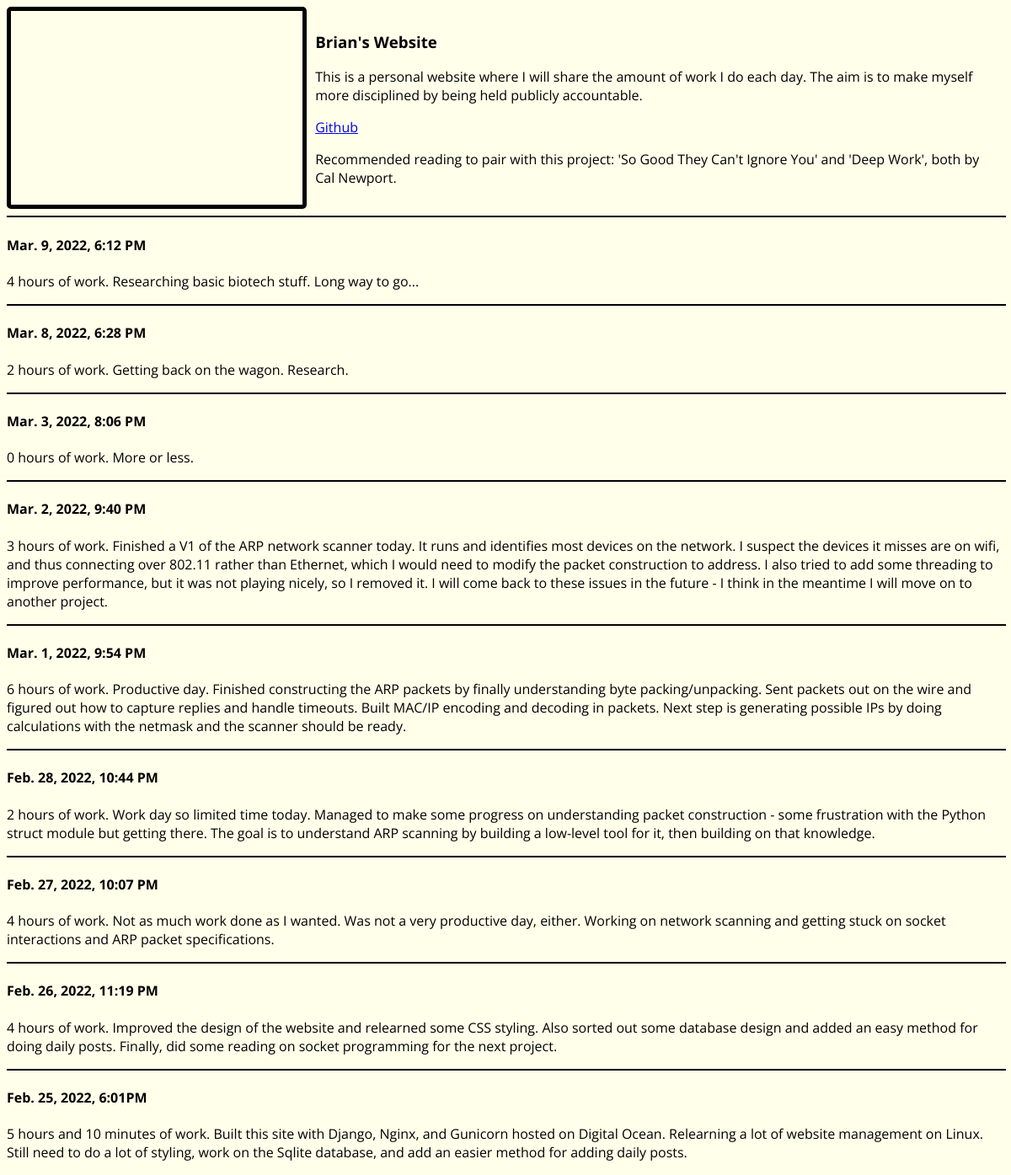
The page / on the database its author committed.
### blog/models.py (models this page shows)
class Post(models.Model):
    post_time = models.TextField()
    hours_worked = models.IntegerField()
    post_content = models.TextField()

### blog/views.py (the view)
# urls.py: path('', views.index, name='index'),
def index(request):
    post_list = list(Post.objects.all())
    post_list.reverse()
    post_list_human_readable = []
    for post in post_list:
        new_post = {'post_time':post.post_time, 'post_content':post.post_content}
        work_string = ''
        mins_worked = post.hours_worked%60
        hrs_worked = int((post.hours_worked - mins_worked)/60)
        work_string += (str(hrs_worked) + ' hours')
        if mins_worked > 0:
            work_string += (' and ' + str(mins_worked) + ' minutes')
        new_post['readable_work'] = work_string
        post_list_human_readable.append(new_post)
    return render(request, 'home.html', {'post_list':post_list_human_readable})

### blog/templates/home.html (shortened to what this page needs)
{% load static %}
<!doctype html>
<html lang="en">
<head>
  <link rel="stylesheet" href="{% static 'css/home.css' %}">
</head>
<body>
	<div id="top-wrapper">
	<div id="top">
	<div id="left-side"></div>
	<div id="right-side">
		<h3>Brian's Website</h3>
		<p>This is a personal website where I will share the amount of work I do each day. The aim is to make myself more disciplined by being held publicly accountable.</p>
		<a href="https://github.com/brianfl">Github</a>
		<p> Recommended reading to pair with this project: 'So Good They Can't Ignore You' and 'Deep Work', both by Cal Newport.</p>
	</div>
	</div>
	</div>
	<div id='content-block'>
		{% for post in post_list %}
			<hr size="2" width="100%" color="black">
			<h4> {{ post.post_time }}</h4>
			<p>{{ post.readable_work }} of work. {{ post.post_content }} </p>
		{% endfor %}
	</div>
</body>
</html>

### static/css/home.css (style rules this page uses)
body { background-color: #ffffea; font-family: 'Open Sans', sans-serif; }
#top-wrapper { display:flex; width:100%; justify-content:center; }
#top { display:flex; width:100%; height:100%; justify-content:flex-end; }
#right-side { width:70%; margin:10px; }
#left-side { border: 5px solid black; border-radius: 5px; min-height:100%; width:30%; background-image: url("https://upload.wikimedia.org/wikipedia/commons/thumb/c/ca/Portrait_of_a_Man_in_a_Turban_%28Jan_van_Eyck%29_with_frame.jpg/1280px-Portrait_of_a_Man_in_a_Turban_%28Jan_van_Eyck%29_with_frame.jpg"); background-size: cover; background-repeat: no-repeat; background-position: 50% 40%; }

### rows shown on the page
Post: post_time "Mar. 9, 2022, 6:12 PM", post_content "Researching basic biotech stuff. Long way to go..."
Post: post_time "Mar. 8, 2022, 6:28 PM", post_content "Getting back on the wagon. Research."
Post: post_time "Mar. 3, 2022, 8:06 PM", post_content "More or less."
Post: post_time "Mar. 2, 2022, 9:40 PM", post_content "Finished a V1 of the ARP network scanner today. It runs and identifies most devices on the network. I suspect the devices it misses are on wifi, and thus connecting over 802.11 rather than Ethernet, which I would need to modify the packet construction to address. I also tried to add some threading to improve performance, but it was not playing nicely, so I removed it. I will come back to these issues in the future - I think in the meantime I will move on to another project."
Post: post_time "Mar. 1, 2022, 9:54 PM", post_content "Productive day. Finished constructing the ARP packets by finally understanding byte packing/unpacking. Sent packets out on the wire and figured out how to capture replies and handle timeouts. Built MAC/IP encoding and decoding in packets. Next step is generating possible IPs by doing calculations with the netmask and the scanner should be ready."
Post: post_time "Feb. 28, 2022, 10:44 PM", post_content "Work day so limited time today. Managed to make some progress on understanding packet construction - some frustration with the Python struct module but getting there. The goal is to understand ARP scanning by building a low-level tool for it, then building on that knowledge."
Post: post_time "Feb. 27, 2022, 10:07 PM", post_content "Not as much work done as I wanted. Was not a very productive day, either. Working on network scanning and getting stuck on socket interactions and ARP packet specifications."
Post: post_time "Feb. 26, 2022, 11:19 PM", post_content "Improved the design of the website and relearned some CSS styling. Also sorted out some database design and added an easy method for doing daily posts. Finally, did some reading on socket programming for the next project."
Post: post_time "Feb. 25, 2022, 6:01PM", post_content "Built this site with Django, Nginx, and Gunicorn hosted on Digital Ocean. Relearning a lot of website management on Linux. Still need to do a lot of styling, work on the Sqlite database, and add an easier method for adding daily posts."

### other values the page prints
{{ post.readable_work }} "4 hours" "2 hours" "0 hours" "3 hours" "6 hours" "2 hours" "4 hours" "4 hours" "5 hours and 10 minutes"
